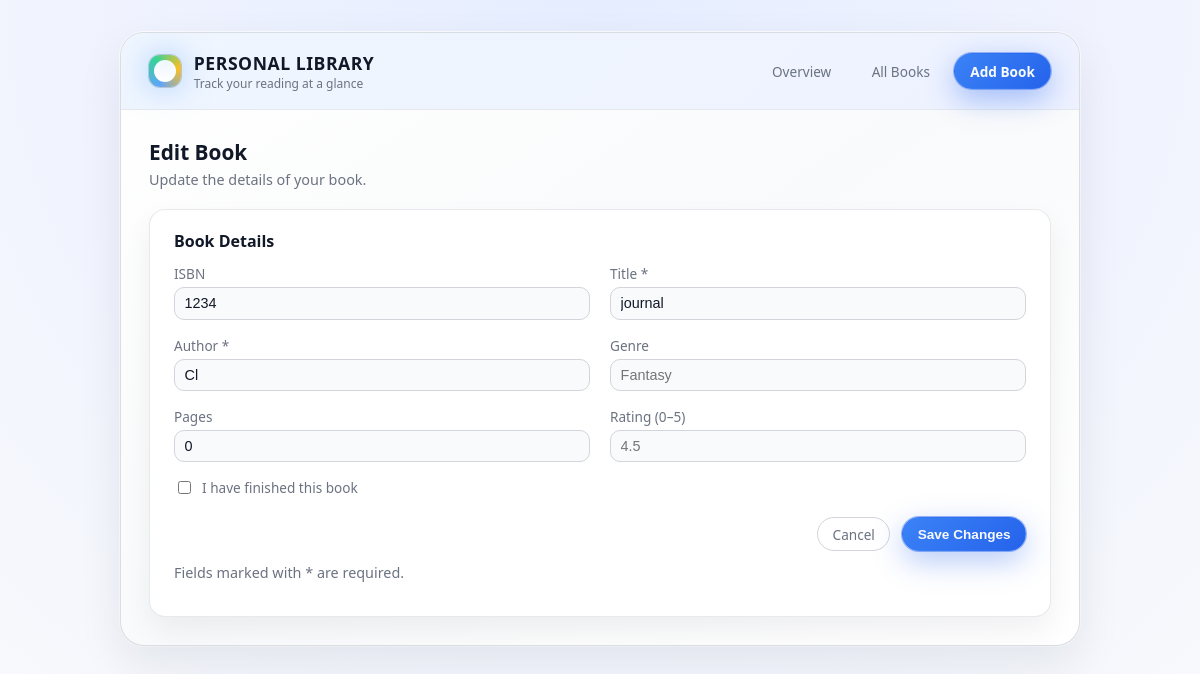
Screenshot of /edit/11 with the database file from the repository.
### models.py (models this page shows)
class Book(db.Model):
    __tablename__ = "books"
    id = db.Column(db.Integer, primary_key=True, autoincrement=True)
    isbn = db.Column(db.String(20), nullable=False, default="")
    title = db.Column(db.String(255), nullable=False, default="")
    author = db.Column(db.String(255), nullable=False, default="")
    genre = db.Column(db.String(128), nullable=False, default="")
    pages = db.Column(db.Integer, nullable=False, default=0)
    is_read = db.Column(db.Boolean, nullable=False, default=False)
    rating = db.Column(db.Float, nullable=False, default=0.0)

### web_app.py (the view, shortened to what this page needs)
@app.route("/edit/<int:item_id>", methods=["GET", "POST"])
def edit_book(item_id: int):
    book = db.session.get(Book, item_id)
    if not book:
        return redirect(url_for("list_books"))
    return render_template("edit.html", book=book)

### templates/edit.html (shortened to what this page needs)
{% extends "base.html" %}
{% block content %}
  <div class="page-header">
    <div>
      <h2>Edit Book</h2>
      <p>Update the details of your book.</p>
    </div>
  </div>
  <section class="card">
    <h3>Book Details</h3>
    <form method="post" action="{{ url_for('edit_book', item_id=book.id) }}">
      <div class="field">
        <label for="isbn">ISBN</label>
        <input type="text" id="isbn" name="isbn" value="{{ book.isbn }}" placeholder="978…" />
      </div>
      <div class="field">
        <label for="title">Title *</label>
        <input type="text" id="title" name="title" required value="{{ book.title }}" placeholder="The Hobbit" />
      </div>
      <div class="field">
        <label for="author">Author *</label>
        <input type="text" id="author" name="author" required value="{{ book.author }}" placeholder="J.R.R. Tolkien" />
      </div>
      <div class="field">
        <label for="genre">Genre</label>
        <input type="text" id="genre" name="genre" value="{{ book.genre }}" placeholder="Fantasy" />
      </div>
      <div class="field">
        <label for="pages">Pages</label>
        <input type="number" id="pages" name="pages" min="0" value="{{ book.pages }}" placeholder="366" />
      </div>
      <div class="field">
        <label for="rating">Rating (0–5)</label>
        <input
          type="number"
          id="rating"
          name="rating"
          step="0.1"
          min="0"
          max="5"
          value="{{ '%.1f'|format(book.rating) if book.rating else '' }}"
          placeholder="4.5"
        />
      </div>
      <div class="field-inline">
        <input type="checkbox" id="is_read" name="is_read" {% if book.is_read %}checked{% endif %} />
        <label for="is_read">I have finished this book</label>
      </div>
      <div class="actions">
        <a href="{{ url_for('list_books') }}" class="btn btn-secondary">Cancel</a>
        <button type="submit" class="btn btn-primary">Save Changes</button>
      </div>
    </form>
    <p class="muted" style="margin-top: 0.75rem;">
      Fields marked with * are required.
    </p>
  </section>
{% endblock %}

### templates/base.html (style rules this page uses)
:root { --bg: #f3f4f6; --bg-card: #ffffff; --accent: #2563eb; --accent-soft: rgba(37, 99, 235, 0.08); --border: #e5e7eb; --text: #111827; --muted: #6b7280; --success: #16a34a; --radius-lg: 16px; --radius-md: 10px; }
* { box-sizing: border-box; }
body { margin: 0; min-height: 100vh; font-family: system-ui, -apple-system, BlinkMacSystemFont, "Segoe UI", sans-serif; color: var(--text); background: radial-gradient(circle at top, #e5edff 0, #eef2ff 40%, #f9fafb 100%); display: flex; justify-content: center; align-items: flex-start; padding: 2rem 1rem; }
.page-header { display: flex; justify-content: space-between; align-items: flex-end; gap: 1rem; margin-bottom: 1.25rem; }
.page-header h2 { margin: 0; font-size: 1.3rem; }
.page-header p { margin: 0.25rem 0 0; font-size: 0.9rem; color: var(--muted); }
.card { background: var(--bg-card); border-radius: var(--radius-lg); border: 1px solid rgba(229, 231, 235, 0.9); padding: 1.25rem 1.5rem; box-shadow: 0 14px 30px rgba(15, 23, 42, 0.06); }
.card h3 { margin: 0 0 0.75rem; font-size: 1rem; }
.muted { color: var(--muted); font-size: 0.9rem; }
form { display: grid; grid-template-columns: 1fr 1fr; gap: 1rem 1.25rem; }
.field { display: flex; flex-direction: column; gap: 0.25rem; font-size: 0.85rem; }
.field label { color: var(--muted); }
.field input[type="text"], .field input[type="number"] { border-radius: var(--radius-md); border: 1px solid #d1d5db; background: #f9fafb; padding: 0.45rem 0.6rem; color: var(--text); font-size: 0.9rem; }
.field-inline { display: flex; align-items: center; gap: 0.5rem; font-size: 0.85rem; color: var(--muted); }
.actions { grid-column: 1 / -1; display: flex; justify-content: flex-end; gap: 0.75rem; margin-top: 0.25rem; }
.btn { border-radius: 999px; padding: 0.4rem 0.9rem; border: 1px solid transparent; font-size: 0.85rem; cursor: pointer; display: inline-flex; align-items: center; gap: 0.35rem; text-decoration: none; }
.btn-primary { background: linear-gradient(135deg, #3b82f6, #2563eb); color: #f9fafb; font-weight: 600; box-shadow: 0 0 0 1px rgba(37, 99, 235, 0.45), 0 10px 30px rgba(37, 99, 235, 0.35); }
.btn-secondary { background: #ffffff; color: var(--muted); border-color: #d1d5db; }

### rows the page displays
Book: isbn "1234", title "journal", author "Cl", pages "0"
